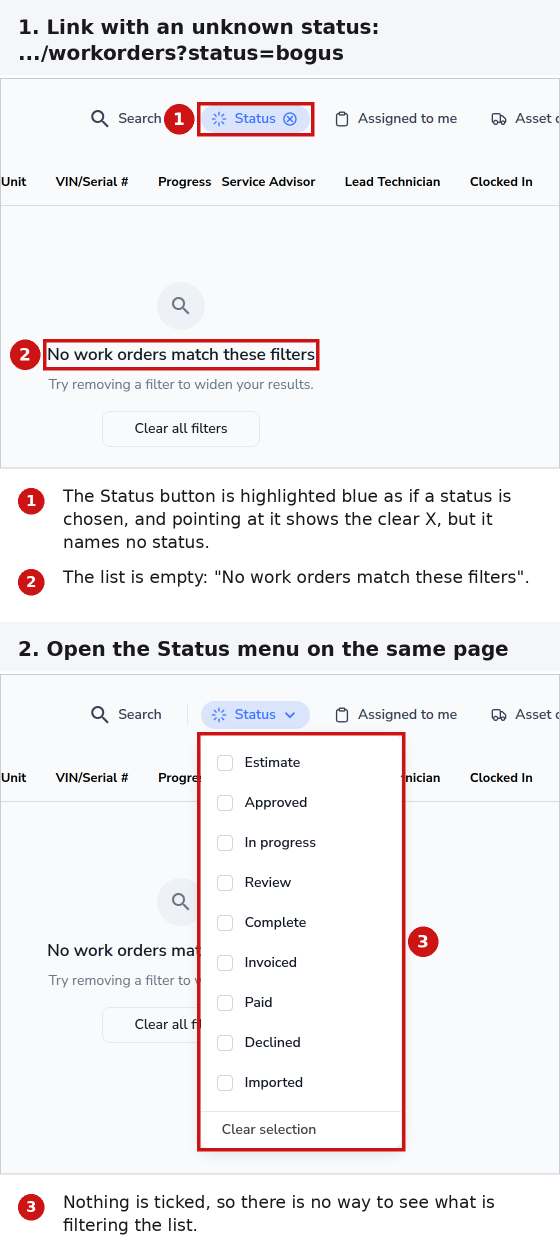
#> input picture build/sv11452-invalid-status-url-2026-10-20/exhibits/01-link-with-unknown-status-hd.png, 1120 x 2500 px, given in place of before-PIC1-qa-subtotal.png, which was not available (shown at 1/2 size)
$ python exhibits.py
#> lines starting #> are read from the running program, lines starting #| are printed output that depends on the picture
import subprocess, re, html, sys
from PIL import Image, ImageDraw, ImageFont
EV='/home/user/Manual-test-Cases/build/sv12547-aging-pdf-total-for-2026-11-12/ev2/'; OUT=EV+'../exhibits/'
F='/usr/share/fonts/truetype/dejavu/DejaVuSans'; fb=lambda s:ImageFont.truetype(F+'-Bold.ttf',s); fr=lambda s:ImageFont.truetype(F+'.ttf',s)
DPI=150; RED=(200,30,30); GRN=(20,140,60)
def render(pdf):
    subprocess.run(['pdftoppm','-r',str(DPI),'-f','1','-l','1','-png',EV+pdf,'/tmp/_r'],check=True)
    import glob; return Image.open(sorted(glob.glob('/tmp/_r*.png'))[0]).convert('RGB')
def lines(pdf):
    x=subprocess.run(['pdftotext','-bbox-layout','-f','1','-l','1',EV+pdf,'-'],capture_output=True,text=True).stdout
    out=[]
    for m in re.finditer(r'<line xMin="([\d.]+)" yMin="([\d.]+)" xMax="([\d.]+)" yMax="([\d.]+)">(.*?)</line>',x,re.S):
        words=re.findall(r'>([^<]*)</word>',m.group(5)); out.append(([float(v)*DPI/72 for v in m.groups()[:4]],html.unescape(' '.join(words))))
    return out
def find(pdf,pat):
    r=[b for b,t in lines(pdf) if re.search(pat,t)]
    if not r: sys.exit(f'not found {pat} in {pdf}')
    return r
def rowbox(pdf,pat,W):  # box across the whole row
    b=find(pdf,pat)[0]; return [b[0]-8,b[1]-6,W-int(22*DPI/72),b[3]+6]
def panel(img,title,col,boxes,caption,crop):
    img=img.crop(crop); d=ImageDraw.Draw(img)
    for b in boxes: d.rectangle([b[0]-crop[0],b[1]-crop[1],b[2]-crop[0],b[3]-crop[1]],outline=col,width=5)
    W=img.width; head=60; foot=110; c=Image.new('RGB',(W,img.height+head+foot),'white'); c.paste(img,(0,head))
    d=ImageDraw.Draw(c); d.rectangle([0,0,W,head],fill=col); d.text((18,14),title,font=fb(28),fill='white')
    y=img.height+head+14
    for ln in caption: d.text((18,y),ln,font=fr(24),fill=(30,30,30)); y+=34
    ImageDraw.Draw(c).rectangle([0,0,W-1,c.height-1],outline=(180,180,180),width=2); return c
def side(a,b,name):
    h=max(a.height,b.height); c=Image.new('RGB',(a.width+b.width+30,h),'white'); c.paste(a,(0,0)); c.paste(b,(a.width+30,0)); c.save(OUT+name); print(name,c.size)
# 1 before/after: ticket PIC1 (scaled) vs fixed PDF
pb=Image.open(EV+'before-PIC1-qa-subtotal.png').convert('RGB').crop((16,52,858,330)); pb=pb.resize((pb.width*2,pb.height*2),Image.LANCZOS)
#> after `pb = Image.open(EV + 'before-PIC1-qa-subtotal.png').convert('RGB').cro`:
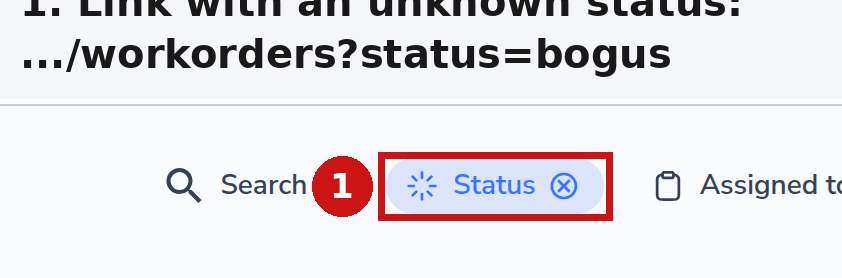
#> pb: PIL image 842x278 RGB; mean R, G, B 229.6, 226.2, 229.8
pdf='ex1-arcol.pdf'; ia=render(pdf); W=ia.width
#> (the run stopped early here; a loop or call above may not have finished)

$ run again, on build/sv11452-invalid-status-url-2026-10-20/exhibits/sv11452-02-capital-letter.png
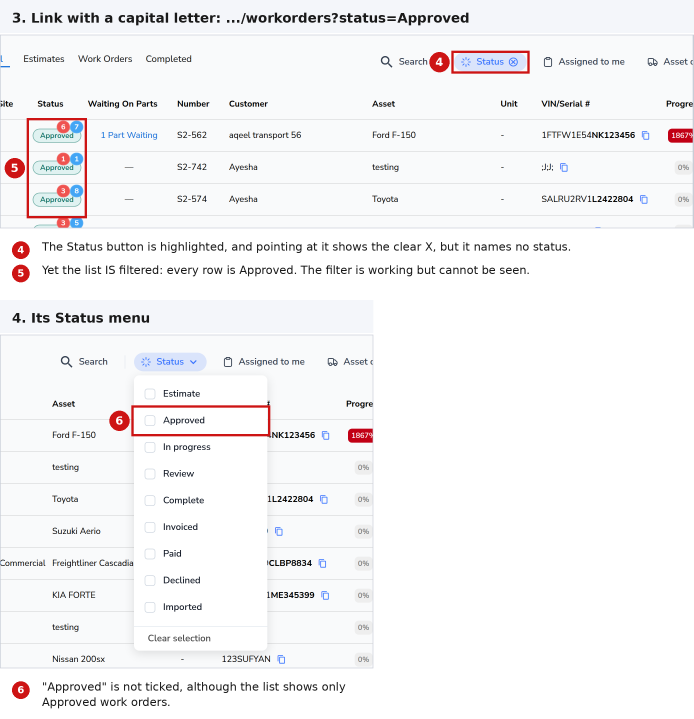
#> input picture build/sv11452-invalid-status-url-2026-10-20/exhibits/sv11452-02-capital-letter.png, 2080 x 2156 px, given in place of before-PIC1-qa-subtotal.png, which was not available (shown at 1/3 size)
#> `pb = Image.open(EV + 'before-PIC1-qa-subtotal.png').convert('RGB').cro`:
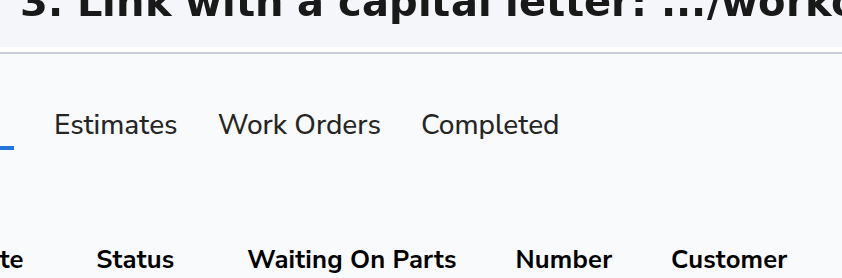
#> pb: PIL image 842x278 RGB; mean R, G, B 236.4, 237.5, 239
#> pb: PIL image 1684x556 RGB

$ run again, on build/sv11452-invalid-status-url-2026-10-20/exhibits/sv11452-03-how-it-looks-when-chosen-in-the-menu.png
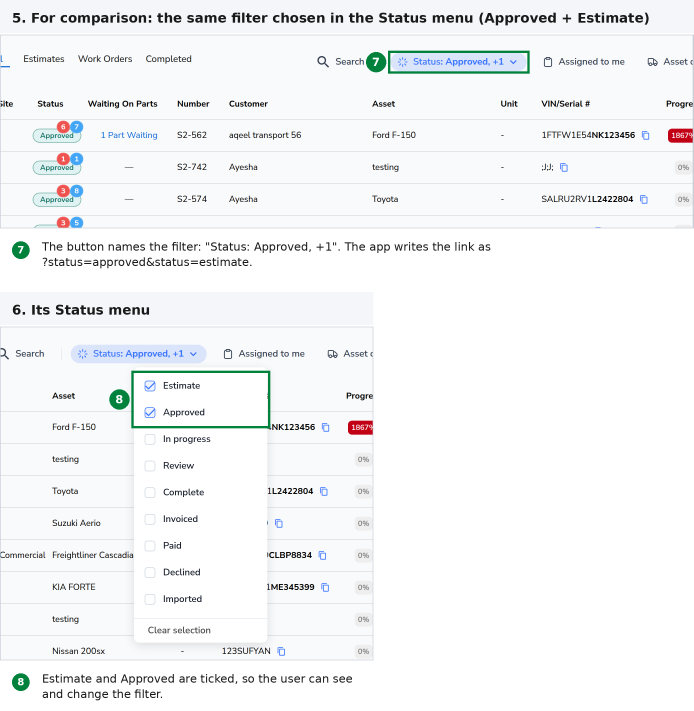
#> input picture build/sv11452-invalid-status-url-2026-10-20/exhibits/sv11452-03-how-it-looks-when-chosen-in-the-menu.png, 2080 x 2132 px, given in place of before-PIC1-qa-subtotal.png, which was not available (shown at 1/3 size)
#> `pb = Image.open(EV + 'before-PIC1-qa-subtotal.png').convert('RGB').cro`:
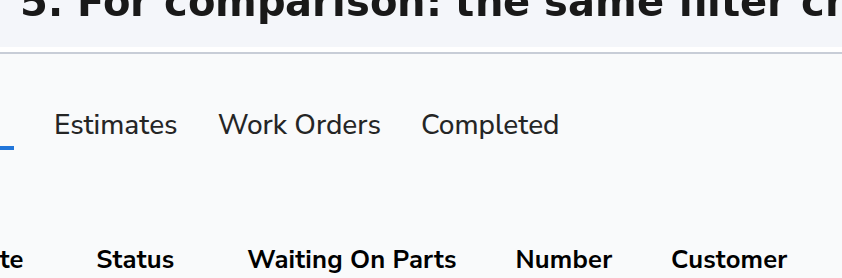
#> pb: PIL image 842x278 RGB; mean R, G, B 236.4, 237.5, 238.9
#> pb: PIL image 1684x556 RGB
